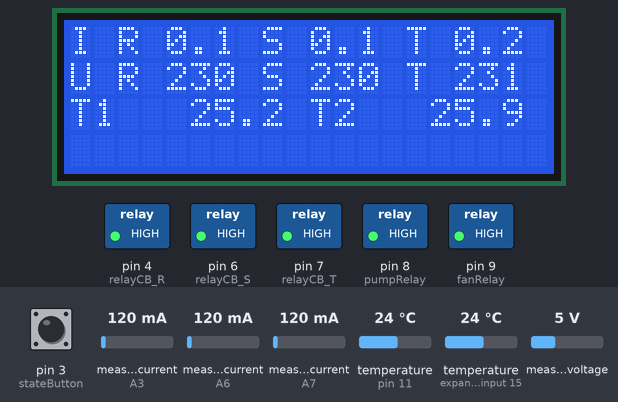
This sketch was run on a simulated Arduino Nano, built with avr-gcc and run on an emulated ATmega328P. Parts: 20×4 character LCD, switched loads named in the sketch (green lamp = pin HIGH). Inputs (shaded band) come from the test bench; at power-on: measured current (sensors on A3, A6, A7) 120 mA, pin 3 (stateButton) HIGH, temperature (sensors on pin 11, expander input 15) 24 °C, measured voltage 5 V. What the sketch prints to the serial monitor is not drawn.

Above: at 1.8 s.
1.9 s: measured current (sensor on A3) set to 270 mA
5.2 s: measured current (sensor on A3) set to 314 mA
At 7.5 s:
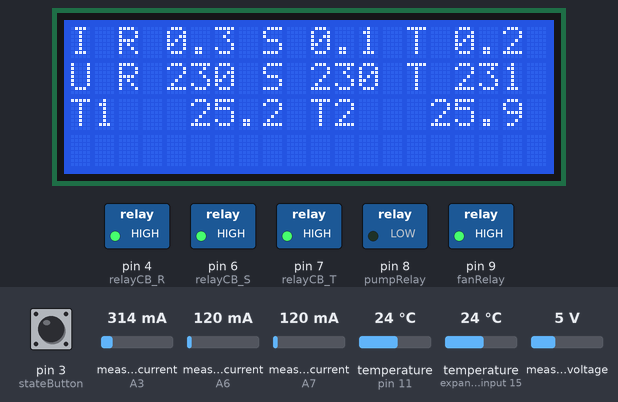
7.8 s: measured current (sensor on A6) set to 552 mA
10.3 s: measured current (sensor on A6) set to 599 mA
At 12.3 s:
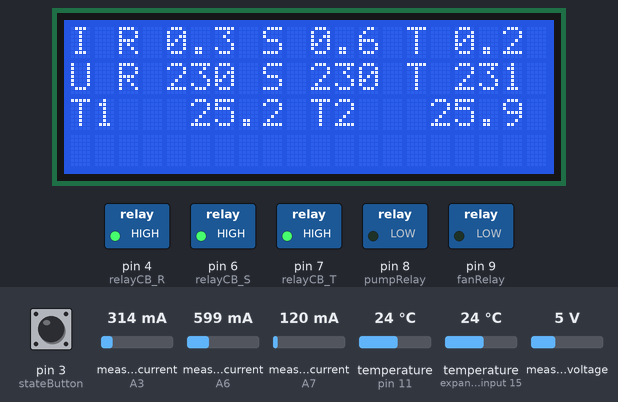
13.0 s: measured current (sensor on A7) set to 748 mA
15.4 s: measured current (sensor on A7) set to 774 mA
At 16.69 s:
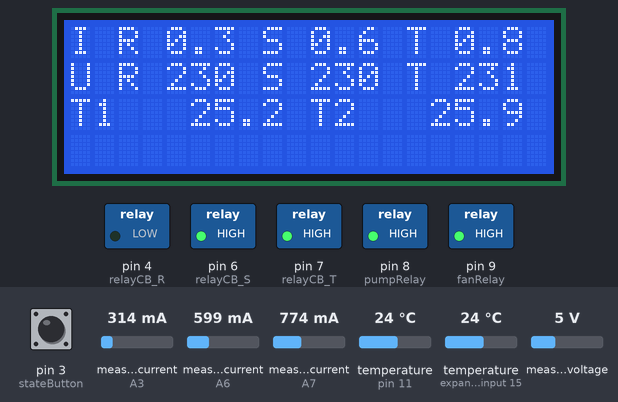
At 17.5 s:
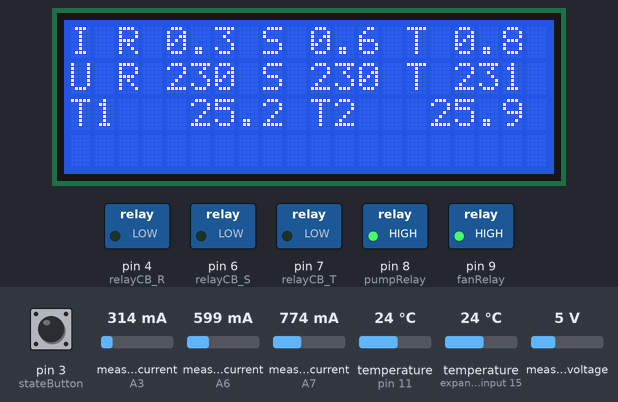
Timing chart, 0 to 19.0 s (numbered marks = the images above; inputs shaded):
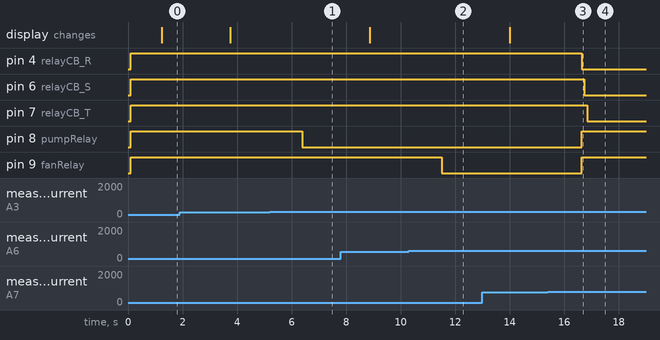

The sketch:

arduino.ino
```cpp
#define ARDUINOJSON_ENABLE_ARDUINO_STRING 0

#include <Wire.h>
#include <ArduinoJson.h>
//#include <TinyGPS++.h>
//#include <NeoSWSerial.h>
//#include <SoftwareSerial.h>
#include <LiquidCrystal_I2C.h>

//=========================================================
/*
 * Rui Santos
 * Complete Project Details https://randomnerdtutorials.com
 */

//static const int RXPin = 12, TXPin = 11;
//static const uint32_t GPSBaud = 9600;

// The TinyGPS++ object
//TinyGPSPlus gps;

// The serial connection to the GPS device
//NeoSWSerial ss(RXPin, TXPin);

#include <OneWire.h>
#include <DallasTemperature.h>

// Data wire is connect to the Arduino digital pin 11
#define ONE_WIRE_BUS 11

// Setup a oneWire instance to communicate with any OneWire devices
OneWire oneWire(ONE_WIRE_BUS);

// Pass our oneWire reference to Dallas Temperature sensor
DallasTemperature sensors(&oneWire);
//=========================================================

// EmonLibrary examples openenergymonitor.org, Licence GNU GPL V3

#include "EmonLib.h"             // Include Emon Library
EnergyMonitor emon1;             // Create an instance
EnergyMonitor emon2;
EnergyMonitor emon3;

// Set the LCD address to 0x27 for a 16 chars and 2 line display
LiquidCrystal_I2C lcd(0x27, 20, 4);

// Message buffer
char line0[21];
char line1[21];
char line2[21];
char line3[21];

// Create json document instance
StaticJsonDocument<512> doc;

// Relay config
#define relayCB_R 4
#define relayCB_S 6
#define relayCB_T 7
#define pumpRelay 8
#define fanRelay 9
//#define resetButton 2

// Program state pin config
#define stateButton 3

// Function prototype
//void clearRelay();
//void changeState();
void updateState();
void runMonitoring();
void runControlling();
void getInfoFromSerial();
bool arrayFindGreaterThan(float val);
bool arrayFindLowerThan(float val);

// Variable for state
bool AUTO_STATE = true;
bool MANUAL_STATE = false;

void setup()
{
  // Start serial communication for debugging purposes
  Serial.begin(9600);

  // initialize the LCD
  lcd.begin();
  lcd.backlight();
  lcd.clear();
  lcd.print("Initializing...");

  // Start serial communication with gps
  //ss.begin(GPSBaud);
  // Start up the dallas library
  sensors.begin();

  emon1.voltage(A0, 147, 1.7);  // Voltage: input pin, calibration, phase_shift
  emon2.voltage(A1, 150, 1.7);
  emon3.voltage(A2, 150, 1.7);
  emon1.current(A3, 0.7);       // Current: input pin, calibration.
  emon2.current(A6, 1);
  emon3.current(A7, 0.7);

  // Relay init
  pinMode(relayCB_R, OUTPUT);
  pinMode(relayCB_S, OUTPUT);
  pinMode(relayCB_T, OUTPUT);
  pinMode(pumpRelay, OUTPUT);
  pinMode(fanRelay, OUTPUT);
  digitalWrite(relayCB_R, HIGH);
  digitalWrite(relayCB_S, HIGH);
  digitalWrite(relayCB_T, HIGH);
  digitalWrite(pumpRelay, HIGH);
  digitalWrite(fanRelay, HIGH);
  //pinMode(resetButton, INPUT_PULLUP);

  // Program state init
  pinMode(stateButton, INPUT_PULLUP);

  // initialize command array
  doc["cmd"][0] = 0;
  doc["cmd"][1] = 0;

  // Setup interrupt
  //attachInterrupt(digitalPinToInterrupt(resetButton), clearRelay, FALLING);
  //attachInterrupt(digitalPinToInterrupt(stateButton), changeState, CHANGE);
}

void loop()
{
  getInfoFromSerial();
  runMonitoring();
  runControlling();
  updateState();
  delay(100);
}

void runMonitoring() {
  emon1.calcVI(10,40);         // Calculate all. No.of half wavelengths (crossings), time-out
  emon2.calcVI(10,40);
  emon3.calcVI(10,40);
  //emon1.serialprint();           // Print out all variables (realpower, apparent power, Vrms, Irms, power factor)

  //float realPower       = emon1.realPower;        //extract Real Power into variable
  //float apparentPower   = emon1.apparentPower;    //extract Apparent Power into variable
  //float powerFActor     = emon1.powerFactor;      //extract Power Factor into Variable
  //float supplyVoltage   = emon1.Vrms;             //extract Vrms into Variable
  //float Irms            = emon1.Irms;             //extract Irms into Variable

  char UL1_str[4];
  char CT1_str[4];
  char UL2_str[4];
  char CT2_str[4];
  char UL3_str[4];
  char CT3_str[4];

  dtostrf((emon1.Vrms < 20) ? 0 : emon1.Vrms, 3, 0, UL1_str);
  dtostrf((emon2.Vrms < 20) ? 0 : emon2.Vrms + 0.3, 3, 0, UL2_str);
  dtostrf((emon3.Vrms < 20) ? 0 : emon3.Vrms + 0.5, 3, 0, UL3_str);
  dtostrf(emon1.Irms, 3, 1, CT1_str);
  dtostrf(emon2.Irms + 0.03, 3, 1, CT2_str);
  dtostrf(emon3.Irms + 0.04, 3, 1, CT3_str);

  sprintf(line0, "I R %3s S %3s T %3s", CT1_str, CT2_str, CT3_str);
  sprintf(line1, "U R %3s S %3s T %3s", UL1_str, UL2_str, UL3_str);

  // Call sensors.requestTemperatures() to issue a global temperature and Requests to all devices on the bus
  sensors.requestTemperatures();

  float Temp1 = sensors.getTempCByIndex(0) + 1.2;
  float Temp2 = sensors.getTempCByIndex(1) + 1.9;
  char Temp1_str[5];
  char Temp2_str[5];

  dtostrf(Temp1, 4, 1, Temp1_str);
  dtostrf(Temp2, 4, 1, Temp2_str);

  sprintf(line2, "T1 %6s T2 %6s", Temp1_str, Temp2_str);

  lcd.setCursor(0,0);
  lcd.print(line0);

  lcd.setCursor(0,1);
  lcd.print(line1);

  lcd.setCursor(0,2);
  lcd.print(line2);

  lcd.setCursor(0,3);
  lcd.print(line3);

  doc["current"][0] = emon1.Irms;
  doc["current"][1] = emon2.Irms + 0.03;
  doc["current"][2] = emon3.Irms + 0.04;
  doc["voltage"][0] = (emon1.Vrms < 20) ? 0 : emon1.Vrms;
  doc["voltage"][1] = (emon2.Vrms < 20) ? 0 : emon2.Vrms + 0.3;
  doc["voltage"][2] = (emon3.Vrms < 20) ? 0 : emon3.Vrms + 0.5;
  doc["temperature"][0] = Temp1;
  doc["temperature"][1] = Temp2;

  serializeJson(doc, Serial);
}

void runControlling() {
  if ((AUTO_STATE) &&
             (arrayFindGreaterThan(0.8) || (doc["temperature"][0] > 45.0) || (doc["temperature"][1] > 45.0))
             ) {
    digitalWrite(fanRelay, HIGH);
    digitalWrite(pumpRelay, HIGH);
    digitalWrite(relayCB_R, LOW); delay(100);
    digitalWrite(relayCB_S, LOW); delay(100);
    digitalWrite(relayCB_T, LOW); delay(100);
  } else if ((AUTO_STATE) &&
             (arrayFindGreaterThan(0.6) || (doc["temperature"][0] > 40.0) || (doc["temperature"][1] > 40.0))
             ) {
    digitalWrite(fanRelay, LOW);
    digitalWrite(pumpRelay, LOW);
  } else if ((AUTO_STATE) &&
             (arrayFindGreaterThan(0.3) || (doc["temperature"][0] > 35.0) || (doc["temperature"][1] > 35.0))
             ) {
    digitalWrite(fanRelay, HIGH);
    digitalWrite(pumpRelay, LOW);
  } else if (AUTO_STATE){
    digitalWrite(fanRelay, HIGH);
    digitalWrite(pumpRelay, HIGH);
  }
}

void getInfoFromSerial() {
  // check serial buffer from nodeMCU
  if (Serial.available() > 0) {
    deserializeJson(doc, Serial);

    char lat_str[10];
    char lng_str[11];

    dtostrf(doc["location"]["lat"], 9, 6, lat_str);
    dtostrf(doc["location"]["lng"], 10, 6, lng_str);
    sprintf(line3, "%9s,%10s", lat_str, lng_str);

    if (MANUAL_STATE) {
      digitalWrite(pumpRelay, (doc["cmd"][0] == 1) ? LOW : HIGH);
      digitalWrite(fanRelay, (doc["cmd"][1] == 1) ? LOW : HIGH);
    }
  }
}

bool arrayFindGreaterThan(float val) {
  for (uint8_t i = 0; i < 3; i++) {
    if (doc["current"][i] > val) return true;
  }

  return false;
}

bool arrayFindLowerThan(float val) {
  for (uint8_t i = 0; i < 3; i++) {
    if (doc["current"][i] < val) return true;
  }

  return false;
}

void clearRelay() {
  digitalWrite(relayCB_R, HIGH);
  digitalWrite(relayCB_S, HIGH);
  digitalWrite(relayCB_T, HIGH);
  digitalWrite(pumpRelay, HIGH);
  digitalWrite(fanRelay, HIGH);
}

/*
void changeState() {
  if (digitalRead(stateButton)) {
    AUTO_STATE = true;
    MANUAL_STATE = false;
  } else {
    AUTO_STATE = false;
    MANUAL_STATE = true;
  }
  digitalWrite(relayCB_R, HIGH);
  digitalWrite(relayCB_S, HIGH);
  digitalWrite(relayCB_T, HIGH);
  digitalWrite(pumpRelay, HIGH);
  digitalWrite(fanRelay, HIGH);
}
*/

void updateState() {
  if (!digitalRead(stateButton) && AUTO_STATE) {
    AUTO_STATE = false;
    MANUAL_STATE = true;
    clearRelay();
  } else if (digitalRead(stateButton) && MANUAL_STATE) {
    AUTO_STATE = true;
    MANUAL_STATE = false;
    clearRelay();
  }
}
```

Measured:
- the behaviour switches between 300 and 301 mA on measured current (sensor on A3) (found by bisection; images 0 and 1)
- the behaviour switches between 570 and 571 mA on measured current (sensor on A6) (found by bisection; images 1 and 2)
- the behaviour switches between 760 and 761 mA on measured current (sensor on A7) (found by bisection; images 2 and 3)
- after the input at 5.2 s, pin 8 (pumpRelay): HIGH → LOW after 1.2 s
- after the input at 10.3 s, pin 9 (fanRelay): HIGH → LOW after 1.2 s
- after the input at 15.4 s, pin 4 (relayCB_R): HIGH → LOW after 1.2 s; pin 6 (relayCB_S): HIGH → LOW after 1.3 s; pin 7 (relayCB_T): HIGH → LOW after 1.4 s; pin 8 (pumpRelay), pin 9 (fanRelay): LOW → HIGH after 1.2 s
